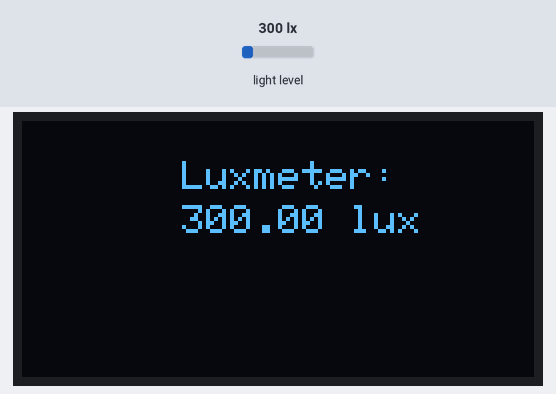
Bench run of a sketch on a simulated Arduino Uno, built with avr-gcc and run on an emulated ATmega328P. On the bench: 128×64 one-colour display. Inputs (shaded band) come from the test bench; at power-on: light level 300 lx.

Above: at 1.8 s.
1.9 s: light level set to 40 lx
At 3.3 s:
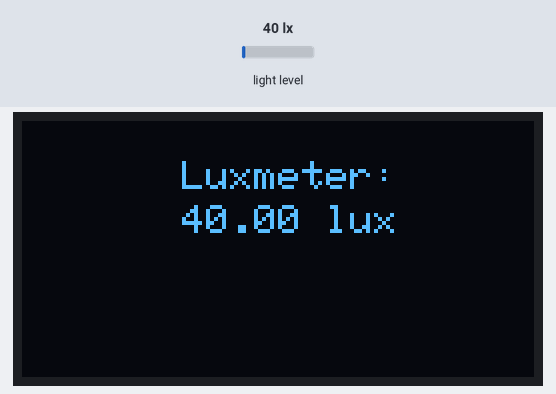
3.6 s: light level set to 500 lx
At 4.6 s:
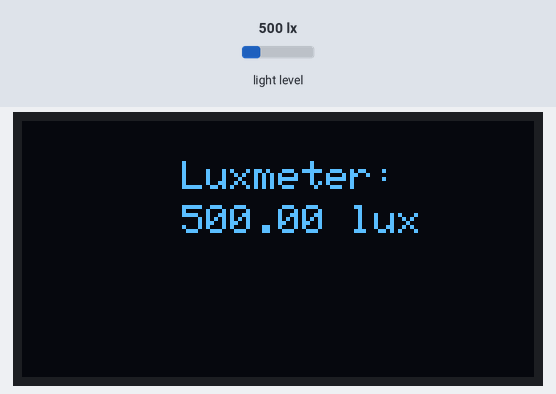
5.6 s: light level set to 1000 lx
At 7.1 s:
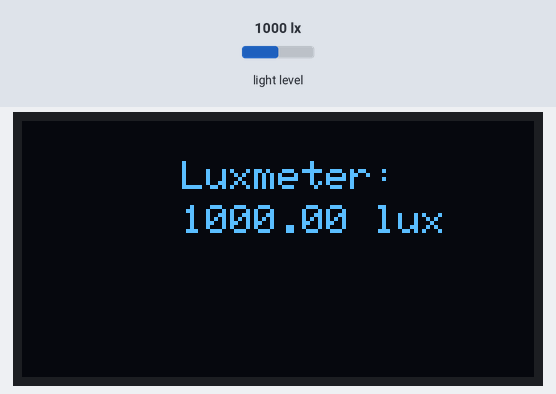
Timing chart, 0 to 8.6 s (numbered marks = the images above; inputs shaded):
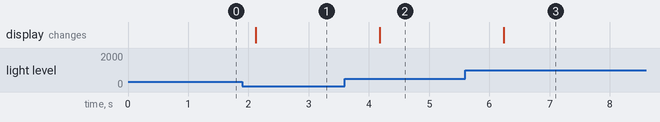

The sketch:

BH1750_C3-Mini_0.66-OLED_cloudfree.ino
```cpp
#include <Wire.h>
#include <Adafruit_GFX.h>
#include <Adafruit_SSD1306.h>
#include <BH1750.h>

#define OLED_RESET 4
Adafruit_SSD1306 display(OLED_RESET);

BH1750 light(0x23);

void setup() {
  Serial.begin(115200);
  Wire.begin();
  display.begin(SSD1306_SWITCHCAPVCC, 0x3C);
}

void loop() {
  // Clear the buffer.
  display.clearDisplay();
  display.setTextSize(1);
  display.setCursor(40, 10);
  display.setTextColor(WHITE);

  if (light.begin(BH1750::CONTINUOUS_HIGH_RES_MODE)) {
    display.println("Luxmeter: ");
    display.setCursor(40, 21);
    display.print(light.readLightLevel());
    display.println(" lux");
  } else {
    display.println("Error!");
  }
  display.display();
  delay(1000);
}
```

Measured:
- after the input at 1.9 s, the display: changes after 0.22 s (image 1)
- after the input at 3.6 s, the display: changes after 0.58 s (image 2)
- after the input at 5.6 s, the display: changes after 0.64 s (image 3)
